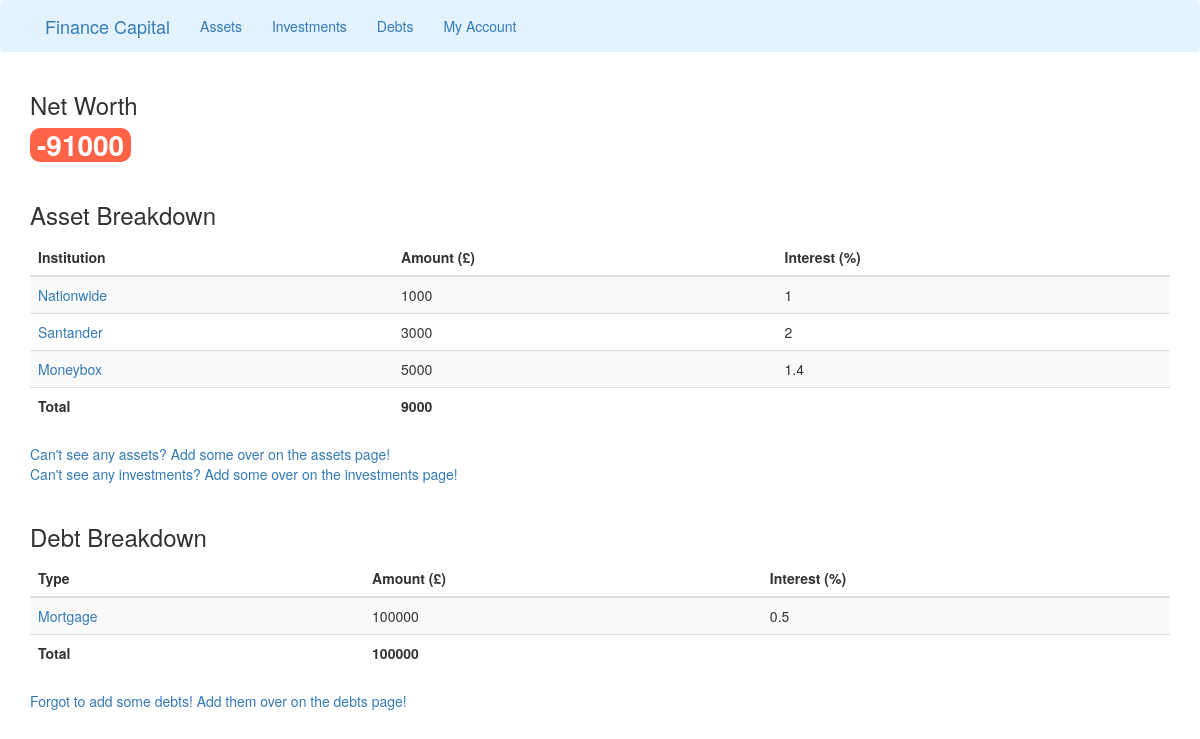
/account, run on an earlier commit of the app's database.
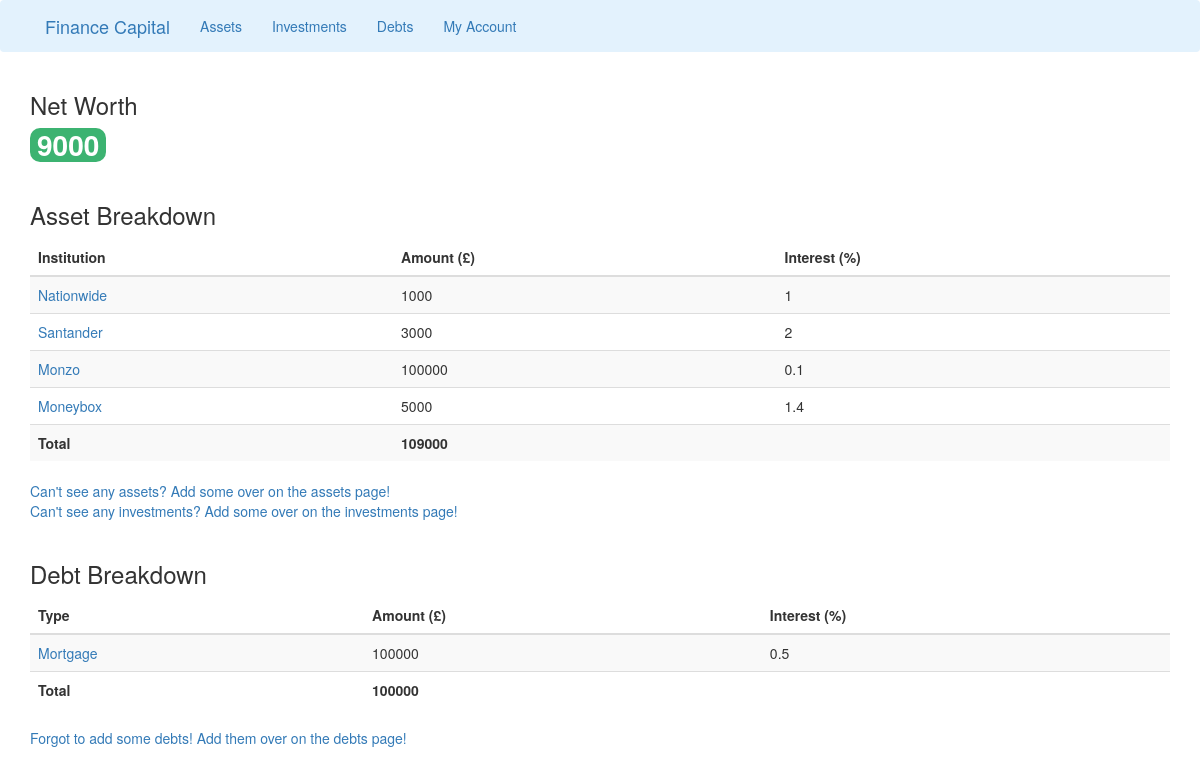
And on a later commit of the database.
### run.py (models this page shows, shortened)
class adding_assets(db.Model, UserMixin):
    id = db.Column(db.Integer, primary_key=True)
    bank = db.Column(db.String(30), unique=False, nullable=False)
    amount = db.Column(db.Integer, unique=False, nullable=False)
    interest = db.Column(db.Integer, unique=False, nullable=False)

class adding_investments(db.Model, UserMixin):
    id = db.Column(db.Integer, primary_key=True)
    institution = db.Column(db.String(30), unique=False, nullable=False)
    amount = db.Column(db.Integer, unique=False, nullable=False)
    growth = db.Column(db.Integer, unique=False, nullable=False)

class adding_debts(db.Model, UserMixin):
    id = db.Column(db.Integer, primary_key=True)
    debt_type = db.Column(db.String(30), unique=False, nullable=False)
    amount = db.Column(db.Integer, unique=False, nullable=False)
    interest = db.Column(db.Integer, unique=False, nullable=False)

### run.py (the view)
@app.route('/account', methods=['GET', 'POST'])
def account():
    form_1 = adding_assets.query.all()
    form_2 = adding_investments.query.all()
    form_3 = adding_debts.query.all()
    result_1 = [r.amount for r in db.session.query(adding_assets).all()]
    result_2 = [r.amount for r in db.session.query(adding_investments).all()]
    total_assets = sum(result_1) + sum(result_2)
    result_3 = [r.amount for r in db.session.query(adding_debts).all()]
    total_debts = sum(result_3)
    net_worth = total_assets - total_debts
    return render_template('account.html', title='Account', form_1=form_1, form_2=form_2, form_3=form_3,
                            total_assets=total_assets, total_debts=total_debts, net_worth=net_worth)

### templates/account.html (shortened to what this page needs)
{% extends 'base.html' %}
{% block content %}
<link rel="stylesheet" href='run.py'>
<div class="container">
    <h3>Net Worth</h3>
    {% if net_worth > 0 %}
        <span class="badge badge-info even-larger-badge" style="background-color:MediumSeaGreen;">{{ net_worth }}</span>
    {% elif net_worth < 0  %}
        <span class="badge badge-info even-larger-badge" style="background-color:Tomato;">{{ net_worth }}</span>
    {% else %}
        <span class="badge badge-info even-larger-badge">0</span>
    {% endif %}
    <br>
    <br>
    <h3>Asset Breakdown</h3>
        <table class="table table-striped">
            <thead>
            <tr>
                <th>Institution</th>
                <th>Amount (£)</th>
                <th>Interest (%)</th>
            </tr>
            </thead>
            <tbody>
            {% for asset in form_1 %}
            {% if asset %}
            <tr>
                <td> <a href="{{ url_for('edit') }}">{{ asset.bank }}</td>
                <td>{{ asset.amount }}</td>
                <td>{{ asset.interest }}</td>
            </tr>
            {% else %}
            <tr><td></td></tr>
            {% endif %}
            {% endfor %}
            {% for asset in form_2 %}
            {% if asset %}
            <tr>
                <td> <a href="{{ url_for('edit') }}">{{ asset.institution }}</td>
                <td>{{ asset.amount }}</td>
                <td>{{ asset.growth }}</td>
            </tr>
            {% else %}
            <tr><td></td></tr>
            {% endif %}
            {% endfor %}
            <tr>
                <th>Total</th>
                <th>{{ total_assets }}</th>
                <th></th>
            </tr>
            </tbody>
        </table>
    <a href="{{ url_for('assets') }}">Can't see any assets? Add some over on the assets page!</a><br>
    <a href="{{ url_for('investments') }}">Can't see any investments? Add some over on the investments page!</a>
    <br>
    <br>
    <h3>Debt Breakdown</h3>
        <table class="table table-striped">
            <thead>
            <tr>
                <th>Type</th>
                <th>Amount (£)</th>
                <th>Interest (%)</th>
            </tr>
            </thead>
            <tbody>
                {% for asset in form_3 %}
                {% if asset %}
                <tr>
                    <td> <a href="{{ url_for('edit') }}">{{ asset.debt_type }}</td>
                    <td>{{ asset.amount }}</td>
                    <td>{{ asset.interest }}</td>
                </tr>
                {% else %}
                <tr><td></td></tr>
                {% endif %}
                {% endfor %}
                <tr>
                    <th>Total</th>
                    <th>{{ total_debts }}</th>
                    <th></th>
                </tr>
            </tbody>
        </table>
    <a href="{{ url_for('debts') }}">Forgot to add some debts! Add them over on the debts page!</a>
</div>
{% endblock content %}

### templates/base.html (shortened to what this page needs)
<!DOCTYPE html>
<html lang="en">
<head>
  <link rel="stylesheet" href="https://maxcdn.bootstrapcdn.com/bootstrap/3.4.1/css/bootstrap.min.css">
</head>
<html>
<body>
    <nav>
    <div class="navbar navbar-light" style="background-color: #e3f2fd;">
        <div class='container'>
        <div class="container-fluid">
            <div class="navbar-header">
                <a class="navbar-brand" href="{{ url_for('home') }}">Finance Capital</a>
            </div>
            <ul class="nav navbar-nav">
                <li><a href="{{ url_for('assets') }}">Assets</a></li>
                <li><a href="{{ url_for('investments') }}">Investments</a></li>
                <li><a href="{{ url_for('debts') }}">Debts</a></li>
                <li><a href="{{ url_for('account') }}">My Account</a></li>
            </ul>
        </div>
        </div>
    </div>
    </nav>
    {% block content %}
    {% endblock %}
</body>
</html>

### templates/account.html (style rules this page uses)
.even-larger-badge { font-size: 2.0em; }

What changed in the data, as far as the page shows it:
added adding_assets: bank "Monzo", amount "100000", interest "0.1"
Also different on the page:
{{ net_worth }}: (not shown) → "9000"
{{ total_assets }}: "9000" → "109000"
{{ net_worth }}: "-91000" → (not shown)
